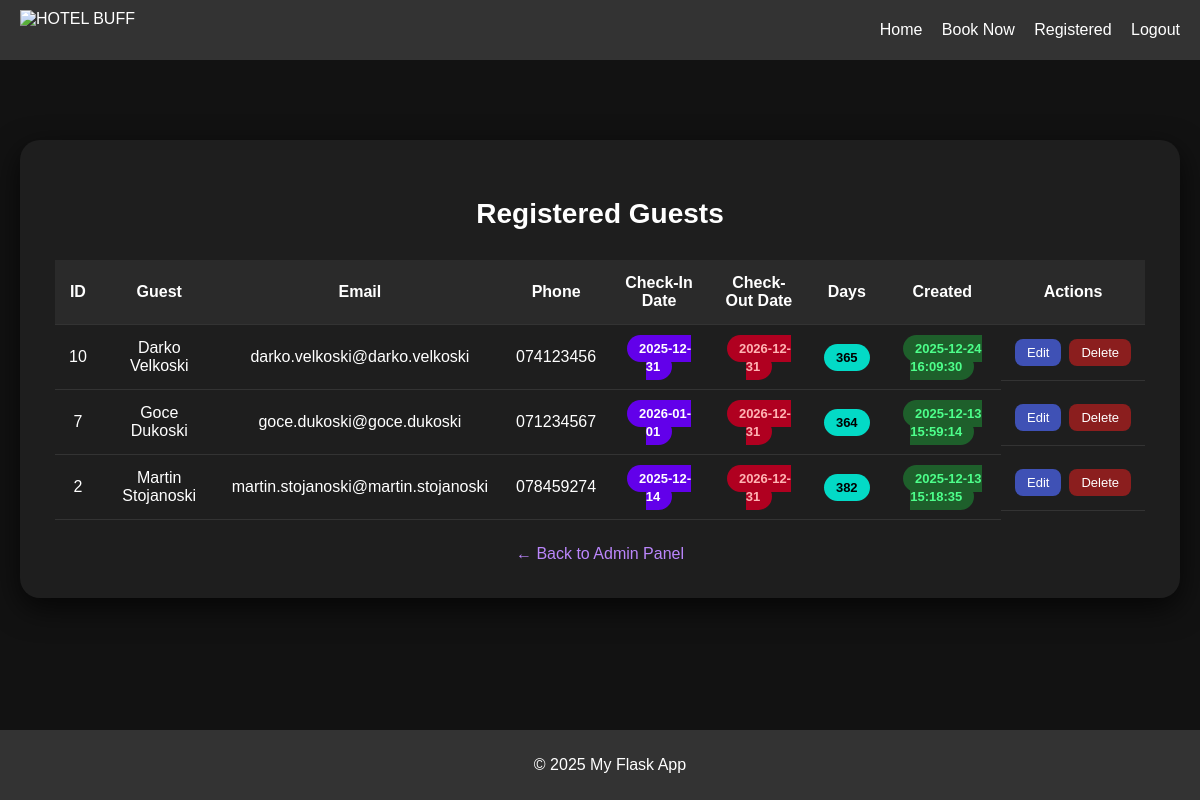
/admin/bookings (signed in), run on an earlier commit of the app's database.
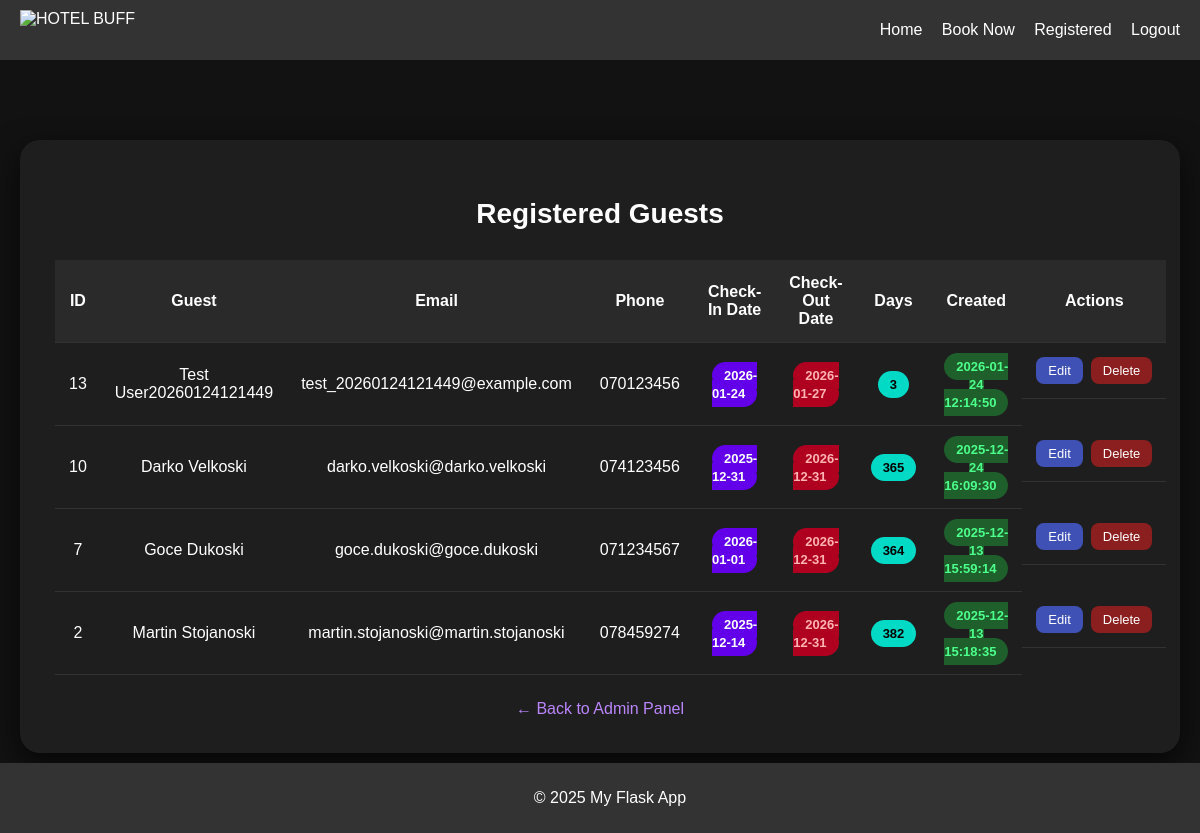
And on a later commit of the database.
### tables this page shows
CREATE TABLE bookings (
            id INTEGER PRIMARY KEY AUTOINCREMENT,
            first_name TEXT NOT NULL,
            last_name TEXT NOT NULL,
            email TEXT NOT NULL,
            phone TEXT NOT NULL,
            checkin_date TEXT NOT NULL,
            checkout_date TEXT NOT NULL,
            created_at TEXT NOT NULL
        );

### app.py (the view)
@app.route("/admin/bookings")
def admin_bookings():
    if "user" not in session or session["user"] != admin_user:
        return redirect(url_for("login"))
    conn = get_db_connection()
    rows = conn.execute(
        "SELECT * FROM bookings ORDER BY created_at DESC"
    ).fetchall()
    conn.close()
    bookings = []
    for b in rows:
        checkin = datetime.strptime(b["checkin_date"], "%Y-%m-%d")
        checkout = datetime.strptime(b["checkout_date"], "%Y-%m-%d")
        stay_days = (checkout - checkin).days
        bookings.append({
            **dict(b),
            "stay_days": stay_days
        })
    return render_template("admin_bookings.html", bookings=bookings)

### database.py (called while the page is built)
def get_db_connection():
    conn = sqlite3.connect(DB_NAME, timeout=10, check_same_thread=False)
    conn.row_factory = sqlite3.Row
    return conn

### templates/admin_bookings.html (shortened to what this page needs)
{% extends "base.html" %}
{% block content %}
<div class="admin-container">
    <h2>Registered Guests</h2>
    {% if bookings %}
    <table>
        <thead>
    <tr>
        <th>ID</th>
        <th>Guest</th>
        <th>Email</th>
        <th>Phone</th>
        <th>Check-In Date</th>
        <th>Check-Out Date</th>
        <th>Days</th>
        <th>Created</th>
        <th>Actions</th>
    </tr>
</thead>
<tbody>
    {% for b in bookings %}
    <tr>
        <td>{{ b.id }}</td>
        <td>{{ b.first_name }} {{ b.last_name }}</td>
        <td>{{ b.email }}</td>
        <td>{{ b.phone }}</td>
        <td>
            <span class="badge badge-checkin">
                {{ b.checkin_date }}
            </span>
        </td>
        <td>
            <span class="badge badge-checkout">
                {{ b.checkout_date }}
            </span>
        </td>
<td>
    <span class="badge" style="background:#03dac6; color:#000;">
        {{ b.stay_days }}
    </span>
</td>
        <td>
            <span class="badge badge-created">
                {{ b.created_at }}
            </span>
        </td>
        <td style="display:flex; gap:8px; justify-content:center;">
    <a href="{{ url_for('edit_booking', booking_id=b.id) }}"
       style="
        background:#3f51b5;
        color:white;
        padding:6px 12px;
        border-radius:8px;
        font-size:13px;
        text-decoration:none;
       ">
        Edit
    </a>
    <form method="POST"
          action="{{ url_for('delete_booking', booking_id=b.id) }}"
          onsubmit="return confirm('Are you sure you want to delete this booking?');">
        <button type="submit" class="delete-btn">Delete</button>
    </form>
</td>
    </tr>
    {% endfor %}
</tbody>
    </table>
    {% else %}
        <p style="text-align:center;">No registered guests yet.</p>
    {% endif %}
    <div class="back-link">
        <a href="{{ url_for('booking') }}">← Back to Admin Panel</a>
    </div>
</div>
{% endblock %}

What changed in the data, as far as the page shows it:
added bookings: id "13", first_name "Test", last_name "User20260124121449", email "test_20260124121449@example.com", phone "070123456", checkin_date "2026-01-24", checkout_date "2026-01-27", stay_days "3", created_at "2026-01-24 12:14:50"
